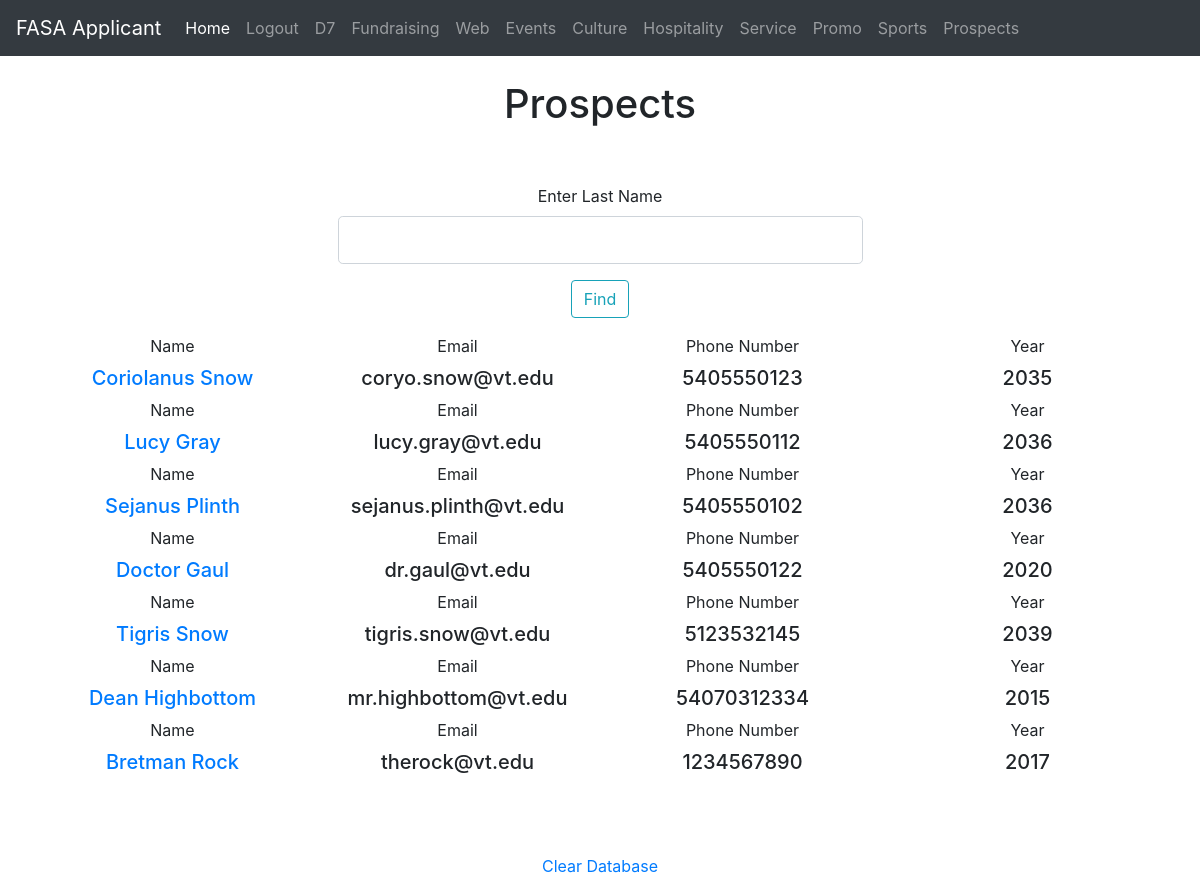
/prospects (signed in), run on the app's committed database.
### run.py (models this page shows, shortened)
class MainData(main_db.Model):
    id = main_db.Column(main_db.Integer, primary_key = True)
    first_name = main_db.Column(main_db.String(30), unique = False, nullable = False)
    last_name = main_db.Column(main_db.String(30), unique = False, nullable = False)
    username = main_db.Column(main_db.String(30), unique = False, nullable = False)
    email = main_db.Column(main_db.String(120), unique = True, nullable = False)
    address = main_db.Column(main_db.String(200), unique = False, nullable = False)
    major = main_db.Column(main_db.String(100), unique = False, nullable = False)
    year = main_db.Column(main_db.String(30), unique = False, nullable = False)
    phone_number = main_db.Column(db.String(20), unique = False, nullable = False)

### run.py (the view)
@app.route("/prospects", methods = ['GET', 'POST'])
@login_required
def prospects():
    user_list = MainData.query.all()
    form = SearchForm()
    if form.validate_on_submit():
        email_string = form.entry.data
        return redirect(url_for('specific_prospects', email_string = email_string))
    return render_template("prospects.html", user_list = user_list, form = form)

### run.py
class SearchForm(FlaskForm):
    entry = StringField('Enter Last Name', validators = [DataRequired()])
    submit = SubmitField("Find")

### run.py (called while the page is built)
@login_manager.user_loader
def load_user(user_id):
    return User.query.get(int(user_id))

### templates/prospects.html (shortened to what this page needs)
{% extends "layou2.html" %}
{% block content %}
<center>
    <h1>Prospects</h1>
    <br>
    <br>
    <form class = "needs-validation" method = "POST">
    <div class = "col-md-6 mb-3">
        {{ form.entry.label(class = "form-control-label") }}
        {% if form.entry.errors %}
            {% for error in form.entry.errors %}
                <span>{{ error }}</span>
            {% endfor %}
        {% else %}
            {{ form.entry(class = "form-control form-control-lg") }}
        {% endif %}
    </div>
        <div class = "form-group">
                {{ form.submit(class = "btn btn-outline-info")}}
          </div>
    </form>
    {% for user in user_list %}
        <div class = "row">
        <div class="col-sm">
          <label for="year">Name</label>
            <h5><a href="{{ url_for('prospect_info', email = user.email) }}">{{ user.first_name }} {{ user.last_name }}</a></h5>
        </div>
        <div class="col-sm">
          <label for="year">Email</label>
            <h5>{{ user.email }}</h5>
        </div>
            <div class = "col-sm">
                <label for="something">Phone Number</label>
                <h5>{{ user.phone_number }}</h5>
            </div>
            <div class = "col-sm">
                <label for="something">Year</label>
                <h5>{{ user.year }}</h5>
            </div>
        </div>
    {% endfor %}
    <br>
    <br>
    <br>
     <p><a href="{{ url_for('delete') }}">Clear Database</a></p>
     </center>
{% endblock content %}

### data on the page
MainData: first_name "Coriolanus", last_name "Snow", email "coryo.snow@vt.edu", phone_number "5405550123", year "2035"
MainData: first_name "Lucy", last_name "Gray", email "lucy.gray@vt.edu", phone_number "5405550112", year "2036"
MainData: first_name "Sejanus", last_name "Plinth", email "sejanus.plinth@vt.edu", phone_number "5405550102", year "2036"
MainData: first_name "Doctor", last_name "Gaul", email "dr.gaul@vt.edu", phone_number "5405550122", year "2020"
MainData: first_name "Tigris", last_name "Snow", email "tigris.snow@vt.edu", phone_number "5123532145", year "2039"
MainData: first_name "Dean", last_name "Highbottom", email "mr.highbottom@vt.edu", phone_number "54070312334", year "2015"
MainData: first_name "Bretman", last_name "Rock", email "therock@vt.edu", phone_number "1234567890", year "2017"
